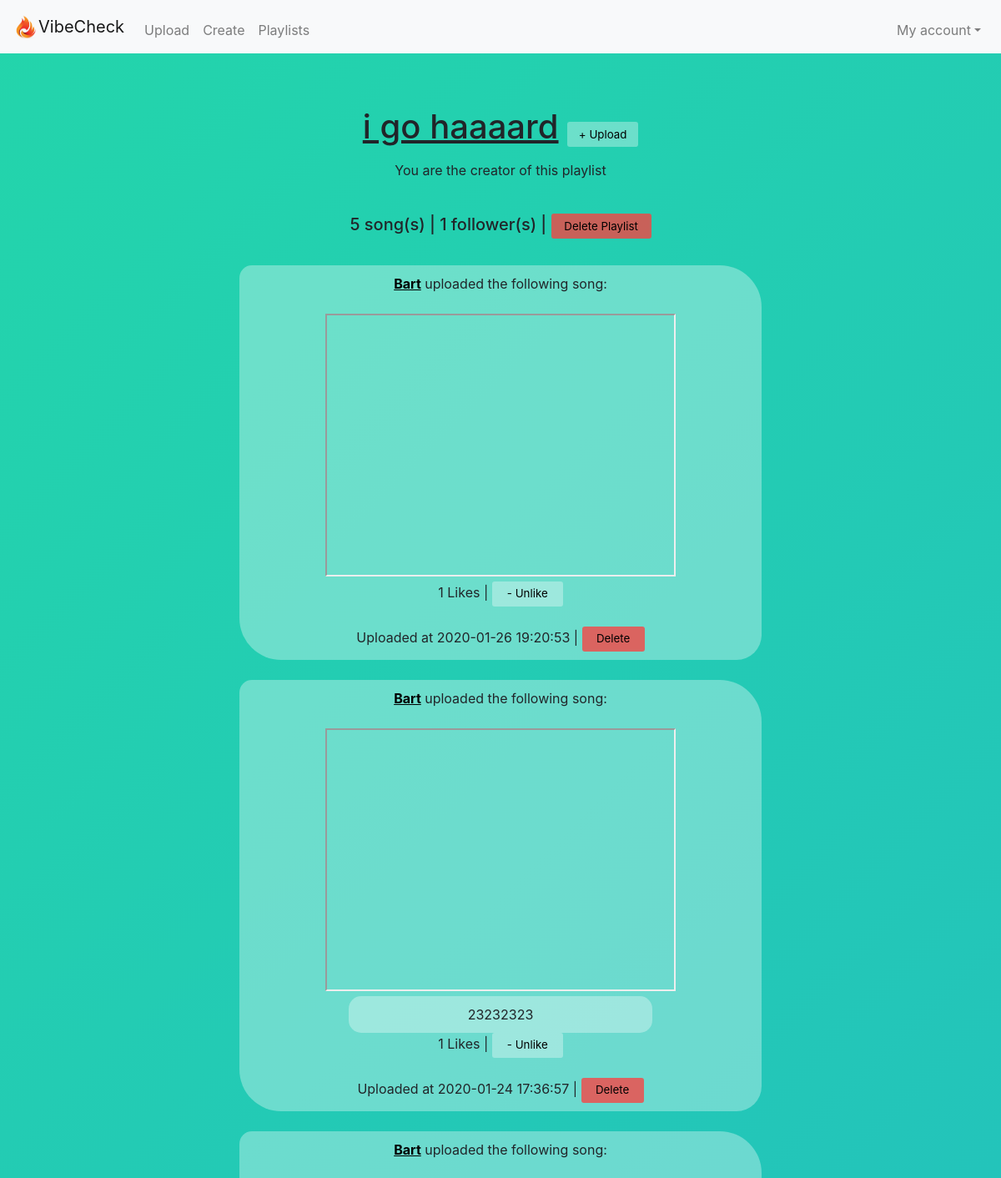
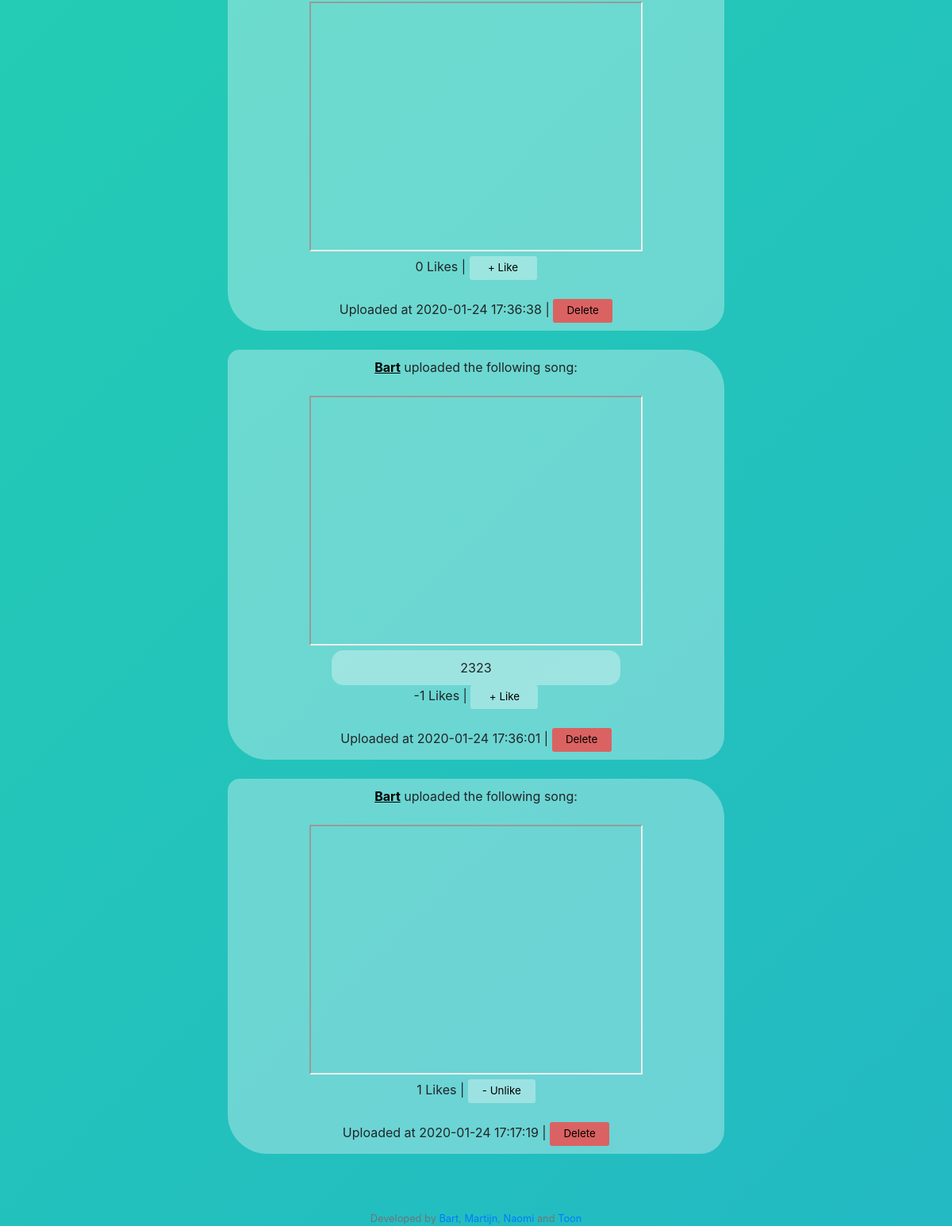
Page /playlist_profile?id=1 (signed in) on the committed database (2 pictures, top to bottom).
### tables this page shows
CREATE TABLE 'playlists' ('playlist_id' integer PRIMARY KEY NOT NULL, 'playlist_name' text, 'description' text, 'creator_id' integer);

CREATE TABLE 'tracks' ('playlist_id' integer, 'link' text, 'added_by' text, 'time' timestamp DEFAULT CURRENT_TIMESTAMP,'link_desc' text, 'track_id'  INTEGER PRIMARY KEY NOT NULL  , 'likes' INTEGER DEFAULT 0);

CREATE TABLE 'users' ('user_id' integer PRIMARY KEY NOT NULL, 'username' text, 'hash' text);

### application.py (the view)
@app.route("/playlist_profile")
@login_required
def playlist_profile():
    user_id = session["user_id"]
    current_user = db.execute("SELECT username FROM users WHERE user_id = :user_id", user_id = user_id)
    playlist_id = request.args.get("id")
    playlist_info = db.execute("SELECT description, creator_id, playlist_name FROM playlists WHERE playlist_id = :playlist_id", playlist_id=playlist_id)
    description = playlist_info[0]["description"]
    creator_id = playlist_info[0]["creator_id"]
    playlist_name = playlist_info[0]["playlist_name"]
    followers = db.execute("SELECT user_id FROM playlist_users WHERE playlist_id = :playlist_id", playlist_id=playlist_id)
    all_tracks = db.execute("SELECT added_by, link, time, link_desc, track_id, likes FROM tracks WHERE playlist_id= :playlist_id", playlist_id=playlist_id)
    links = yt_playlist_profile(all_tracks, user_id)
    if check_following(playlist_id, user_id):
        button = "follow"
    else:
        button = "unfollow"
    return render_template("playlist_profile.html", id= playlist_id, links=links, description=description, playlist_name=playlist_name,
                                posts=len(all_tracks), followers=len(followers), current_user=current_user, button=button, user_id=user_id, creator_id=creator_id)

### application.py (called while the page is built)
@app.after_request
def after_request(response):
    response.headers["Cache-Control"] = "no-cache, no-store, must-revalidate"
    response.headers["Expires"] = 0
    response.headers["Pragma"] = "no-cache"
    return response

### helpers.py (called while the page is built)
def youtube_api(link):
    if "=" in link:
        link = link.split("=")
        link = link[1].split("&")
        for item in link:
            return item
    else:
        link = link.split("e/")
        link = link[1].split("?")
        for item in link:
            return item

def login_required(f):
    @wraps(f)
    def decorated_function(*args, **kwargs):
        if session.get("user_id") is None:
            return redirect("/login")
        return f(*args, **kwargs)
    return decorated_function

def check_following(playlist_id, user_id):
    check_follow = db.execute("SELECT user_id FROM playlist_users WHERE playlist_id = :playlist_id",
                              playlist_id=playlist_id)
    for i in check_follow:
        if i["user_id"] == user_id:
            return True

def check_liked(user_id, track_id):
    check_liked = db.execute("SELECT user_id FROM users_likedtracks WHERE track_id = :track_id", track_id=track_id)
    for i in check_liked:
        if i["user_id"] == user_id:
            return True

def yt_playlist_profile(all_tracks, user_id):
    links = []
    for track in all_tracks:
        track_info = []
        track_info.append(db.execute("SELECT username FROM users WHERE user_id = :user_id", user_id=track["added_by"]))
        track_info.append(youtube_api(track["link"]))
        track_info.append(track["time"])
        track_info.append(track["link_desc"])
        track_info.append(track["track_id"])
        track_info.append(track["likes"])
        if check_liked(user_id, track["track_id"]):
           track_info.append("liked")
        else:
            track_info.append("unliked")
        links.append(track_info)
    links.sort(key=lambda x: x[2], reverse=True)
    return links

### templates/playlist_profile.html (shortened to what this page needs)
{% extends "layout.html" %}
{% block main %}
    <div align="center">
        <p>
            <h1 align="center"><u>{{ playlist_name }}</u>
                <a href="/upload">
                    <button id="upload-button" type="button">+ Upload</button>
                </a>
            </h1>
        </p>
        {% if creator_id == user_id %}
            <p>
                <h10>You are the creator of this playlist</h10>
            </p>
        {% endif %}
        <br>
        <h5 align="center">{{posts}} song(s) | {{followers}} follower(s) |
        {% if creator_id == user_id %}
            <a href="/deleteplaylist?playlist_id={{id}}">
                <button id= 'delete-playlist-button' class="btn btn-outline-danger" type="button" onclick= "deleted()">Delete Playlist</button>
            </a></h5>
        {% else %}
            {% if button == "follow" %}
                <a href="/follow?name={{id}}"><button id="unfollow-button" type="button">Following</button></a></h5>
            {% else %}
                <a href="/follow?name={{id}}"><button id="follow-button"  type="button">+ Follow!</button></a></h5>
            {% endif %}
        {% endif %}
    </div>
    <br>
    {% for link in links %}
    <div class="song">
        <div align="center">
            <a class="link" href="/profile?username={{link[0][0]['username']}}">
                <strong>{{link[0][0]["username"]}}</strong></a> uploaded the following song:
        </div>
        <br>
        <div align="center">
            <iframe width="420" height="315"
                src="https://www.youtube.com/embed/{{link[1]}}">
            </iframe>
        </div>
        {% if link[3] %}
            <div class = "comment">
                {{ link[3] }}
            </div>
        {% endif %}
        {% if link[6] != "liked" %}
            <div>
                {{link[5]}} Likes |
                <a href="/upvote?track_id={{link[4]}}"><button id="like-button" type="button">+ Like</button></a>
            </div>
        {% else %}
            <div>
                {{link[5]}} Likes |
                <a href="/upvote?track_id={{link[4]}}"><button id="unlike-button" type="button">- Unlike</button></a>
            </div>
        {% endif %}
        <br>
        Uploaded at {{link[2]}}
        {% if link[0]==current_user %}
            | <a href="/deletesong?track_id={{link[4]}}"><button id="delete-song-button" type="button" onclick= "deleted()">Delete</button></a>
        {% endif %}
    </div>
    <br>
    {% endfor %}
{% endblock %}

### static/styles.css (style rules this page uses)
body { background: linear-gradient(-45deg, #ee7752, #e73c7e, #23a6d5, #23d5ab); background-size: 800% 400%; animation: gradient 15s ease infinite; }
.comment { margin: 0 auto; width:60%; right: 20px; text-align: center; background-color: rgba(255, 255, 255, 0.33); padding: 10px; border-radius: 15px 15px; }
.song { margin: 0 auto; width:60%; text-align: center; background-color: rgba(255, 255, 255, 0.33); padding: 10px; border-radius: 15px 50px 30px; }
#upload-button { color: #000000; font-size: 10pt; background-color: rgba(255, 255, 255, 0.33); border: 1px; border-radius: 3px; width: 85px; height: 30px; top: 50px; left: 50px; cursor: hand; }
#delete-playlist-button { color: #000000; font-size: 10pt; background-color: rgba(255, 60, 60, 0.75); border: 1px; border-color: red; border-radius: 3px; width: 120px; height: 30px; top: 50px; left: 50px; cursor: hand; }
#delete-song-button { color: #000000; font-size: 10pt; background-color: rgba(255, 60, 60, 0.75); border: 1px; border-color: red; border-radius: 3px; width: 75px; height: 30px; top: 50px; left: 50px; cursor: hand; }
.link { text-decoration: underline; color: black; }
#like-button { color: #000000; font-size: 10pt; background-color: rgba(255, 255, 255, 0.33); border: 1px; border-radius: 3px; width: 85px; height: 30px; top: 50px; left: 50px; cursor: hand; }
#unlike-button { color: #000000; font-size: 10pt; background-color: rgba(255, 255, 255, 0.33); border: 1px; border-radius: 3px; width: 85px; height: 30px; top: 50px; left: 50px; cursor: hand; }

### rows in the picture
playlists: playlist_name "i go haaaard"
tracks: username "Bart", likes "1", time "2020-01-26 19:20:53"
tracks: username "Bart", link_desc "23232323", likes "1", time "2020-01-24 17:36:57"
tracks: username "Bart", likes "0", time "2020-01-24 17:36:38"
tracks: username "Bart", link_desc "2323", likes "-1", time "2020-01-24 17:36:01"
tracks: username "Bart", likes "1", time "2020-01-24 17:17:19"

### other values in the picture
{{ posts }} "5"
{{ followers }} "1"
